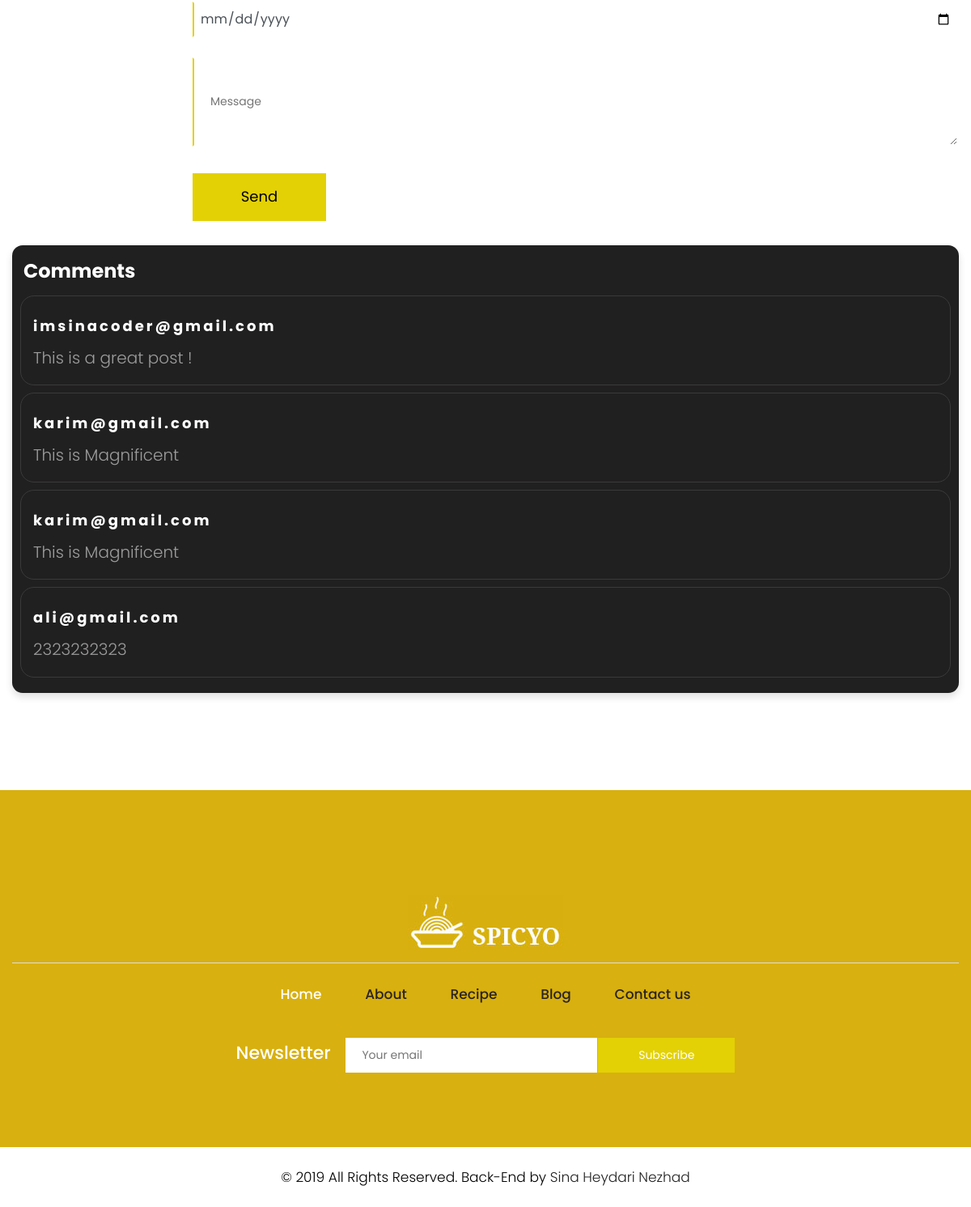
Before: /blog/3 (lower part) with the older database file.
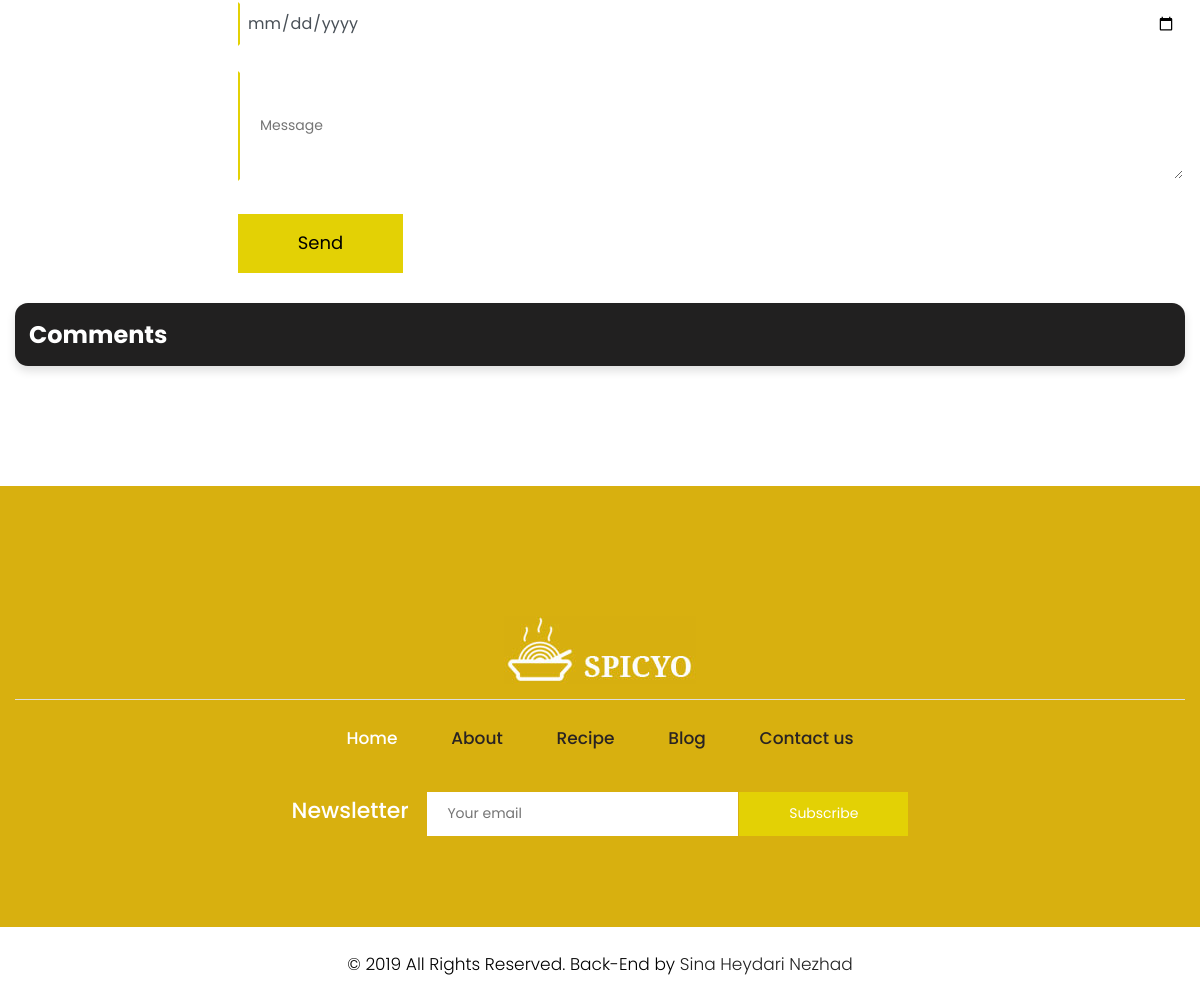
After: the same page with the newer database file.
### blog/models.py (models this page shows, shortened)
class Comments(models.Model):
    user_id = models.IntegerField(default=1)
    post_id = models.IntegerField(default=1)
    email = models.EmailField()
    phone = models.IntegerField()
    text = models.TextField()
    created = models.DateTimeField(default=timezone.now)
    class Meta:
        verbose_name = "Comment"
        verbose_name_plural = "Comments"

### blog/views.py (the view)
# urls.py: path('<int:id>',views.post_detail,name="blog_detail"),
def post_detail(request , id):
    site_info = SiteDetails.objects.last()
    post = models.Post.objects.get(id=id)
    comments = models.Comments.objects.filter(post_id=id)
    categories = models.Category.objects.all()
    context = {"post" : post , "categories" : categories , "comments" : comments  ,    "site_info" : site_info, }
    return render(request , "blog/detail.html" , context)

### blog/models.py (called while the page is built)
    def __str__(self) :
        return self.name

### blog/templates/blog/detail.html (shortened to what this page needs)
{% extends 'base.html' %}
{% block body %}
{% load static %}
<div class="blog">
<div class="footer commentSection">
  <div class="container-fluid">
      <div class="row">
          <div class="col-xl-12 col-lg-12 col-md-6 col-sm-12">
               <form action="{%url 'blog:add_comment' %}" class="main_form" method="post">
                  <div class="row">
                      <div class="col-xl-12 col-lg-12 col-md-12 col-sm-12">
                        <input class="form-control" placeholder="Date and time" type="date" name="created">
                    </div>
                      <div class="col-xl-12 col-lg-12 col-md-12 col-sm-12">
                          <textarea class="textarea" placeholder="Message" type="text" name="text"></textarea>
                      </div>
                      <div class="col-xl-12 col-lg-12 col-md-12 col-sm-12">
                          <button type="submit" class="send">Send</button>
                      </div>
                </div>
              </form>
          </div>
          <div class="col-xl-12 col-lg-12 col-md-12 col-sm-12 mar_bottom">
            <div class="post_category post_comments">
              <h1>Comments</h1>
              <ul>
            {% for comment in comments %}
            <a href="#">
                <li>
                  <h3>{{comment.email}}</h3>
                  <section>{{comment.text}}</section>
                </li>
            </a>
                {% endfor %}
              </ul>
            </div>
        </div>
{% endblock %}

### templates/base.html (shortened to what this page needs)
<!DOCTYPE html>
<html lang="en">
<head>
    {% load static %}
    <link rel="stylesheet" href="{% static 'site_static/css/bootstrap.min.css' %}">
    <link rel="stylesheet" href="{% static 'site_static/css/owl.carousel.min.css' %}">
    <link rel="stylesheet" href="{% static 'site_static/css/style.css' %}">
    <link rel="stylesheet" href="{% static 'site_static/css/responsive.css' %}">
    <link rel="stylesheet" href="https://cdnjs.cloudflare.com/ajax/libs/font-awesome/4.7.0/css/font-awesome.min.css">
</head>
<body class="main-layout">
    <div class="wrapper">
    <div id="content">
{% block body %}
{% endblock body %}
    <fooetr>
        <div class="footer">
            <div class="container-fluid">
                <div class="row">
                    <div class="col-md-12">
                        <div class="footer_logo">
                          <a href="index.html"><img src="{% static 'site_static/images/logo1.jpg' %}" alt="logo" /></a>
                        </div>
                    </div>
                    <div class="col-md-12">
                        <ul class="lik">
                            <li class="active"> <a href="index.html">Home</a></li>
                            <li> <a href="about.html">About</a></li>
                            <li> <a href="recipe.html">Recipe</a></li>
                            <li> <a href="blog.html">Blog</a></li>
                            <li> <a href="contact.html">Contact us</a></li>
                        </ul>
                    </div>
                    <div class="col-md-12">
                        <div class="new">
                            <h3>Newsletter</h3>
                            <form class="newtetter">
                                <input class="tetter" placeholder="Your email" type="text" name="Your email">
                                <button class="submit">Subscribe</button>
                            </form>
                        </div>
                    </div>
                </div>
            </div>
            <div class="copyright">
                <div class="container">
                    <p>© 2019 All Rights Reserved. Back-End by<a href="instagram.com/im_sina"> Sina Heydari Nezhad</a></p>
                </div>
            </div>
        </div>
    </fooetr>
    </div>
    </div>
</body>
</html>

### templates/includes/header.html (shortened to what this page needs)
{% load static %}

### templates/includes/poster.html (shortened to what this page needs)
{% load static %}

### static/site_static/css/style.css (style rules this page uses)
body { color: #666666; font-size: 14px; font-family: 'poppins', sans-serif; line-height: 1.80857; font-weight: normal; }
a { color: #1f1f1f; text-decoration: none !important; outline: none !important; -webkit-transition: all .3s ease-in-out; -moz-transition: all .3s ease-in-out; -ms-transition: all .3s ease-in-out; -o-transition: all .3s ease-in-out; transition: all .3s ease-in-out; }
h1, h2, h3, h4, h5, h6 { letter-spacing: 0; font-weight: normal; position: relative; padding: 0 0 10px 0; font-weight: normal; line-height: normal; color: #111111; margin: 0 }
h1 { font-size: 24px }
h3 { font-size: 18px }
*, *::after, *::before { -webkit-box-sizing: border-box; -moz-box-sizing: border-box; box-sizing: border-box; }
ul, li, ol { margin: 0px; padding: 0px; list-style: none; }
p { margin: 0px; font-weight: 300; font-size: 15px; line-height: 24px; }
a { color: #222222; text-decoration: none; outline: none !important; }
a, .btn { text-decoration: none !important; outline: none !important; -webkit-transition: all .3s ease-in-out; -moz-transition: all .3s ease-in-out; -ms-transition: all .3s ease-in-out; -o-transition: all .3s ease-in-out; transition: all .3s ease-in-out; }
img { max-width: 100%; height: auto; }
button { border: 0; margin: 0; padding: 0; cursor: pointer; }
.blog { padding-top: 125px; }
.footer { background: #d8b00f; padding-top:90px; margin-top: 90px; }
.main_form { padding-top: 30px; padding-left: 223px; }
.form-control { border: #fff solid 2px; border-radius: inherit; margin-bottom: 25px; padding: 15px 20px; font-family: poppins; }
.textarea { font-family: poppins; border: #fff solid 2px; margin-bottom: 25px; padding: 15px 20px; width: 100%; padding-top: 40px; }
.send { font-family: poppins; float: left; margin: 0 auto; display: block; background: #fff; color: #000; max-width: 165px; padding: 13px 0px; width: 100%; font-size: 18px; }
.footer_logo { margin-top: 40px; text-align: center; border-bottom: #ddd solid 1px; padding-bottom: 15px; margin-bottom: 15px; }
ul.lik { text-align: center; margin-top: 10px; }
ul.lik li { display: inline-block; }
ul.lik li a { color: #292323; font-size: 17px; line-height: 27px; padding: 0px 25px; font-weight: 500; }
ul.lik li.active a { color: #fff; }
.new { text-align: center; margin-top: 40px; }
.new h3 { color: #fff; font-size:22px; font-weight: 500; display:inline-block; padding-right: 15px; }
.newtetter { display: inline-block; }
.newtetter .tetter { padding: 9px 20px; border-radius: inherit; border: indianred }
.submit { background: #070100; margin-left: -3px; padding: 9px 50px; color: #fff; }
.copyright { background: #fff; margin-top: 90px; }
.copyright p { color: #000; text-align: center; padding: 25px 0px; font-size: 17px; }
* { box-sizing: border-box; }
.post_category { text-align: left; padding: 10px; width: 100%; display: block; box-shadow: 0px 5px 10px #e0e0e0; border-radius: 13px; background: #212020; margin: 30px 0px; }
.commentSection { margin-top: 0; background: white; }
.commentSection input { border-left: 2px solid #e3d105; border-radius: 0; padding: 7px; }
.commentSection textarea { border-left: 2px solid #e3d105; }
.commentSection button { background: #e3d105 }
.post_comments h1 { padding: 4px; color: white; font-weight: bold; }

Changed rows visible on the page:
removed Comments: email "imsinacoder@gmail.com", text "This is a great post !"
removed Comments: email "karim@gmail.com", text "This is Magnificent"
removed Comments: email "karim@gmail.com", text "This is Magnificent"
removed Comments: email "ali@gmail.com", text "2323232323"
